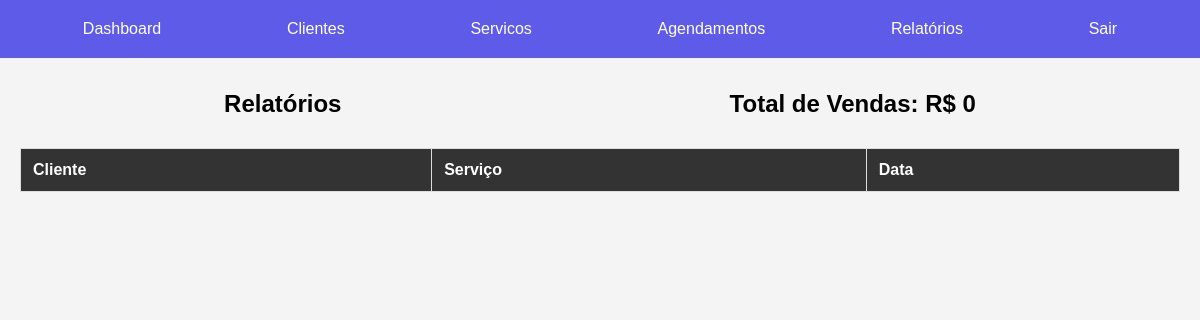
/relatorios/ (signed in), run on an earlier commit of the app's database.
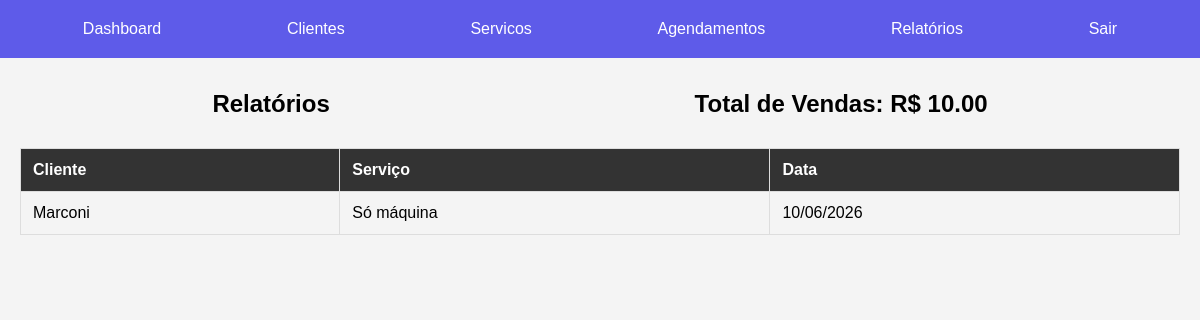
And on a later commit of the database.
### pdv/models.py (models this page shows, shortened)
class Agendamento(models.Model):
    objects = None
    cliente = models.ForeignKey(Cliente, on_delete=models.CASCADE)
    servico = models.ForeignKey(Servico, on_delete=models.CASCADE)
    data_hora = models.DateTimeField()

class Cliente(models.Model):
    nome = models.CharField(max_length=100)
    telefone = models.CharField(max_length=15)
    email = models.EmailField()

class Servico(models.Model):
    objects = None
    nome = models.CharField(max_length=100)
    preco = models.DecimalField(max_digits=10, decimal_places=2)

### pdv/views.py (the view)
# urls.py: path('relatorios/', relatorios_view, name='relatorios'),
@login_required
def relatorios_view(request):
    agendamentos = Agendamento.objects.all()
    total_vendas = sum(agendamento.servico.preco for agendamento in agendamentos)
    return render(
        request,
        'pdv/relatorios.html',
        {
            'agendamentos': agendamentos,
            'total_vendas': total_vendas
        }
    )

### pdv/templates/pdv/relatorios.html
{% extends 'pdv/base.html' %}
{% load static %}
{% block extra_styles %}
<link rel="stylesheet" href="{% static 'tabelas/tabelas.css' %}">
{% endblock %}
{% block content %}
<div class="titulo">
    <h2>Relatórios</h2>
    <h2>Total de Vendas: R$ {{ total_vendas }}</h2>
</div>
<table>
    <tr>
        <th>Cliente</th>
        <th>Serviço</th>
        <th>Data</th>
    </tr>
    {% for agendamento in agendamentos %}
    <tr>
        <td>{{ agendamento.cliente.nome }}</td>
        <td>{{ agendamento.servico.nome }}</td>
        <td>{{ agendamento.data_hora|date:"d/m/Y" }}</td>
    </tr>
    {% endfor %}
</table>
{% endblock %}

What changed in the data, as far as the page shows it:
added Agendamento: cliente.nome "Marconi", servico.nome "Só máquina", data_hora "10/06/2026"
Also different on the page:
{{ total_vendas }}: "0" → "10.00"
